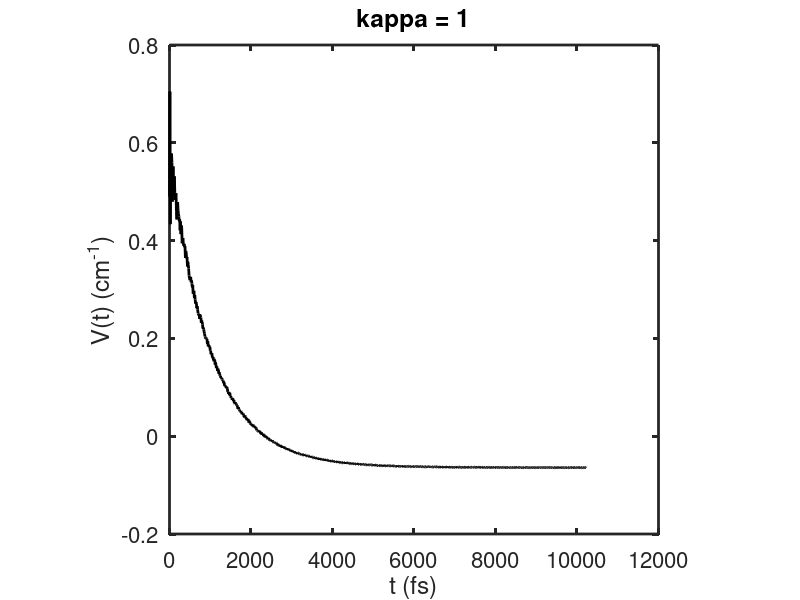
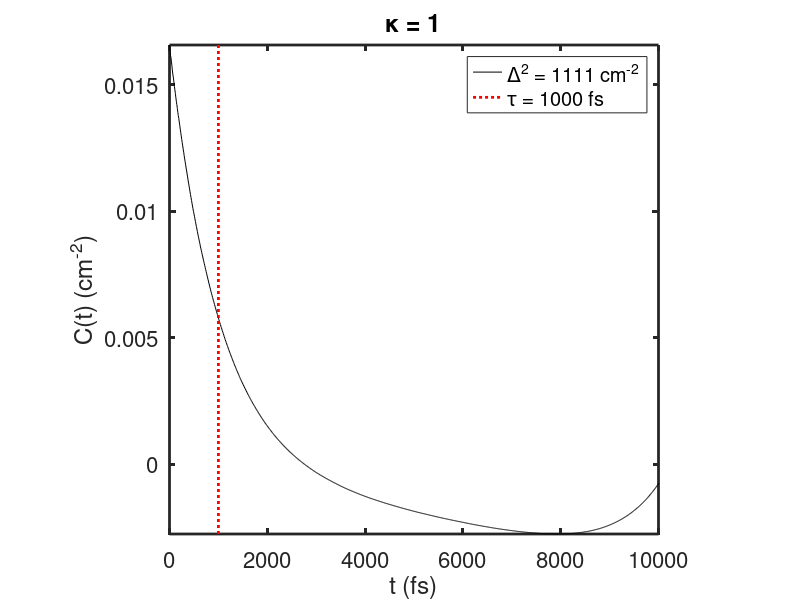

Here is the MATLAB script that generated these plots, in order: (Note: this script raises an error after producing the figures.)
clear all
labfont=16;
lwidax=2;
nt=1024;
nf=4096;
nf2=4096;
dt=10;
c=0.00003;
dim=1;
rng default;  % For reproducibility
r=rand(dim,2*nt);%r=r-mean(r);
x=0:dt:dt*(nt-1);
tau=10^3;
kappa=1;
fluc=((1/tau/c)/kappa);
f=r(1:dim,nt+1:2*nt);
f2=r;
stuf=std(r,[],2);
vuf=var(r,[],2);
% p=0.0;SIGMA=[vuf(1) p*prod(stuf);p*prod(stuf) vuf(2)];
% f=(cholcov(SIGMA)*r);
arf=zeros(dim,nt);
tic
arf=f;
for ii=0:nt-1
    arf(ii+1)=sum(arf(1:ii+1).*exp(-[ii:-1:0]*dt/tau))/(ii+1);
%      f3=f2(nt+1-ii:2*nt-ii);
%     arf=arf+...
%         (-kappa^-2*exp(-(ii*dt)/tau)).*f3;
%     arf=arf+...
%         exp(-kappa^-2*exp(-(ii*dt)/tau)).*...
%         circshift(f,[0,ii]);
end
toc
f=(arf);
muf=mean(f,2);
f=sum(f,1)-sum(muf,1);
figure;plot(x,f,'k-','linewidth',2);
axis square;set(gca,'fontsize',labfont,'linewidth',lwidax);
xlabel('t (fs)');ylabel('V(t) (cm^{-1})');title(['kappa = ' num2str(kappa)]);

apod=1;%apodfun(x,0,0,1/fluc/c,1/fluc/c,false);
apod2=1;%repmat(apod,nt,1);apod2=apod2.*apod2';
xf=xcorr(f);xf=xf(nt:(2*nt-1))/nt.*apod;
figure;plot(x,xf,'k-',[tau tau],[min(xf) max(xf)],'r:','linewidth',2);
axis square;set(gca,'fontsize',labfont,'linewidth',lwidax);
xlabel('t (fs)');ylabel('C(t) (cm^{-2})');title(['\kappa = ' num2str(kappa)]);
legend(['\Delta^2 = ' num2str(round(fluc^2)) ' cm^{-2}'],['\tau = ' num2str(tau) ' fs']);
ylim([min(xf) max(xf)]);xlim([0 10*tau]);

w_vib=0;
omega=((-1/2:1/nf:1/2-1/nf)+1/nf/2)*2*pi/dt/c;df=abs(omega(1)-omega(2));
omega=omega-df/2;

F=repmat(f,nt,1)';
IMAT=diag(ones(1,nt));
Y2=ifft(fft(F).*fft(IMAT),'symmetric');
tic
parfor i1=1:nt
    t1=x/dt-i1+1;
    y1=circshift(f,[0,i1-1]);y1(t1<0)=0;
    Ytril=tril(circshift(Y2,i1-1,1),1-i1);
    c1(i1,:)=f.*y1*Ytril;
end
toc
c1=c1/nt/nt;

figure;contourf(x/1000,x/1000,c1,50,'edgecolor','none');axis square;colormap jet;colorbar;
set(gca,'fontsize',labfont,'linewidth',lwidax);legend('C(\tau_1,\tau_2)');
xlabel('t_1 (ps)');ylabel('t_1+t_2 (ps)');title(['kappa = ' num2str(kappa)]);

fc=fftshift(fft(xf/5308/5308,nf));
fc1=fftshift(fft2(c1.*apod2,nf2,nf2));
orange=ceil(nf/2+1-0/df):ceil(nf/2+1+1000/df);
omega2=((-1/2:1/nf2:1/2-1/nf2)+1/nf2/2)*2*pi/dt/c;df2=abs(omega2(1)-omega2(2));
omega2=omega2-df2/2;
orange2=ceil(nf2/2+1-500/df2):ceil(nf2/2+1+500/df2);
figure;contourf(omega2(orange2),omega2(orange2),abs(fc1(orange2,orange2)),50,'edgecolor','none');
axis square;colormap jet;colorbar;xlim([-500 500]);ylim([-500 500]);
set(gca,'fontsize',labfont,'linewidth',lwidax);legend('2D SD');
xlabel('\omega_1 (cm^{-1})');ylabel('\omega_2 (cm^{-1})');
title(['kappa = ' num2str(kappa)]);

w=((-1/2:1/nf:1/2-1/nf)+1/nf/2)/dt/c;df=abs(w(1)-w(2));
w=w-df/2;
fc=fc-fc(end);
figure;plot(omega,real(fc),'k-'...
    ,[fluc fluc],[0 max(real(fc))],'r:','linewidth',2);
axis square;xlim([0 500]);set(gca,'fontsize',labfont,'linewidth',lwidax);
xlabel('\omega (cm^{-1})');legend('SD',['\Delta = ' num2str(round(fluc)) ' cm^{-1}']);
title(['kappa = ' num2str(kappa)]);ylim([0 max(real(fc))]);

